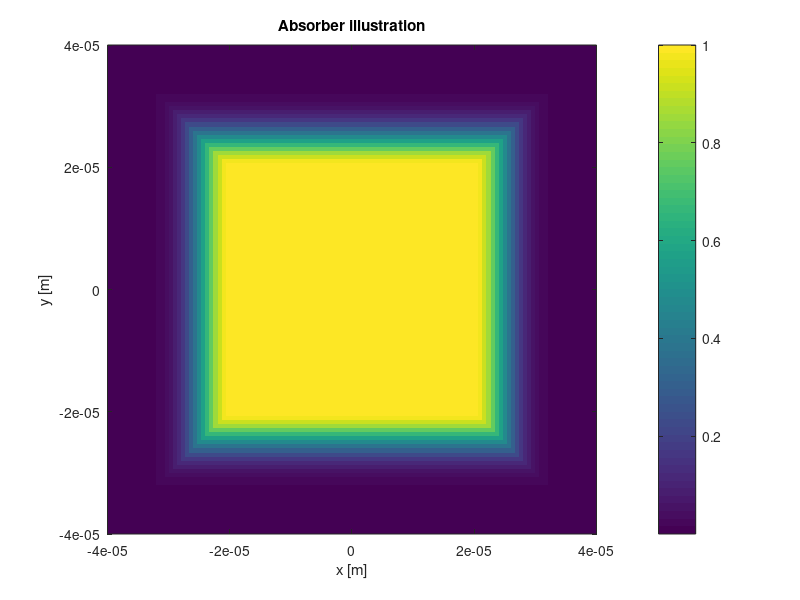
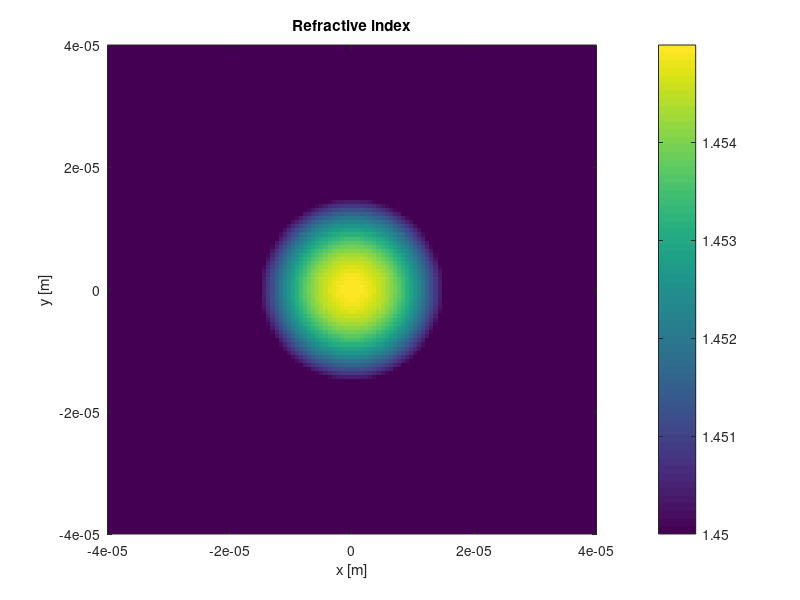
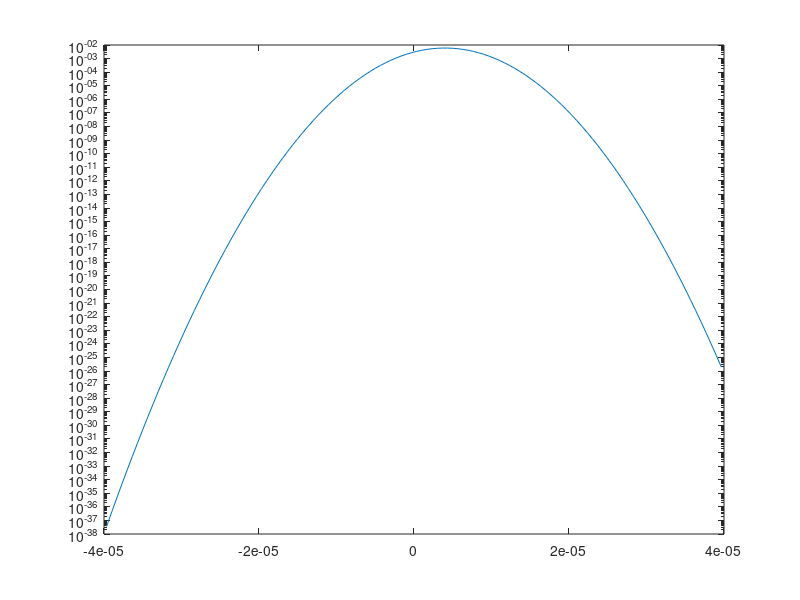

MATLAB code for these plots, in order: (Note: this script raises an error after producing the figures.)
% Author: Madhu Veettikazhy
% Date:12 November 2018
% Gaussian beam (CW) electric field propagation from the 
% through fibre using Finite Difference Beam Propagation Method
% in 2D
% Reference: An assessment of FD BPM method - Youngchul Chung
% ***************************************************************************************************
format long
format compact

%% User-specified general parameters
Lx_main = 40e-6;                                                     % [m] x side length of main area
Ly_main = 40e-6;                                                    % [m] y side length of main area
Lz = 0.003;                                                         % [m] z propagation distance
targetzstepsize = 1e-6;                                          % [m] z step size to aim for

Nx_main = 60;                                                        % x resolution of main area
Ny_main = 60;                                                             % y resolution of main area

lambda = 1e-6;                                                % [m] Wavelength 
w_0 = 1.3*5.275e-6;                                                       % [m] Initial waist plane 1/e^2 radius of the gaussian beam

updates = 100;          % Number of times to update plot. If set higher than nz (such as Inf), script will simply update every step.

absorbertype = 4; % 1: No absorber, 2: constant absorber, 3: linear absorber, 4: quadratic absorber
targetLx = 2*Lx_main; % [m] Full area x side length
targetLy = 2*Ly_main;    % [m] Full area y side length
alpha = 10e1; % [1/m] "Absorption coefficient", used for absorbertype 2
beta = 10e4; % [1/m^2] "Absorption coefficient" per unit length distance out from edge of main area, used for absorbertype 3
gamma = 3e16; % [1/m^3] "Absorption coefficient" per unit length distance out from edge of main area, squared, used for absorbertype 4

n_cladding = 1.45;
n_core = 1.455;
core_radius = 15e-6;
% expectedRayleighrange = pi*w_0^2/(lambda/n_core)
% expectedspotsize = w_0*sqrt(1+(Lz/expectedRayleighrange)^2)

%% Initialization of space and frequency grids
nz = round(Lz/targetzstepsize);                                       % Number of z steps

dx = Lx_main/Nx_main;
dy = Ly_main/Ny_main;
dz = Lz/nz;

nx = round(targetLx/dx);
if rem(nx,2) ~= rem(Nx_main,2)
    nx = nx + 1; % Ensure that if Nx_main was set odd (to have a x slice at the center), nx will also be odd
end
ny = round(targetLy/dy);
if rem(ny,2) ~= rem(Ny_main,2)
    ny = ny + 1; % Ensure that if Ny_main was set odd (to have a y slice at the center), ny will also be odd
end
Lx = nx*dx;
Ly = ny*dy;

x = dx*(-(nx-1)/2:(nx-1)/2);
y = dy*(-(ny-1)/2:(ny-1)/2);
[X,Y] = ndgrid(x,y);

switch absorbertype
    case 1
        absorber = ones(nx,ny);
    case 2
        absorber = ones(nx,ny);
        absorber(abs(X) > Lx_main/2 | abs(Y) > Ly_main/2) = exp(-dz*alpha);
    case 3
        absorber = exp(-dz*max(0,max(abs(Y) - Ly_main/2,abs(X) - Lx_main/2))*beta);
    case 4
        absorber = exp(-dz*max(0,max(abs(Y) - Ly_main/2,abs(X) - Lx_main/2)).^2*gamma);
end
absorb_column = absorber(:);
figure(1);clf;
imagesc(x,y,absorber.');
axis xy
axis equal
xlim([-Lx/2 Lx/2]);
ylim([-Ly/2 Ly/2]);
xlabel('x [m]');
ylabel('y [m]');
colorbar;
title('Absorber illustration');

k_0 = 2*pi/lambda;                                              % [m^-1] Wavenumber

%% Initialisation of optical fibre parameters
n_0 = n_core;
% n_mat = ones(nx,ny)*n_cladding;
% n_mat(sqrt((X-Lx_main/4).^2+Y.^2) < core_radius) = n_core;
% n_mat(sqrt((X+Lx_main/4).^2+Y.^2) < core_radius) = n_core;
% n_mat(abs(X-Lx_main/4) < core_radius & abs(Y) < core_radius) = n_core;
% n_mat(abs(X+Lx_main/4) < core_radius & abs(Y) < core_radius) = n_core;
% n_mat(sqrt(X.^2) > core_radius) = n_cladding;
n_mat = max(n_cladding,n_core-(n_core-n_cladding)/core_radius^2*(X.^2+Y.^2));
figure(2);clf;
imagesc(x,y,n_mat.');
axis xy
axis equal
xlim([-Lx/2 Lx/2]);
ylim([-Ly/2 Ly/2]);
colorbar;
xlabel('x [m]');
ylabel('y [m]');
title('Refractive index');

%% Beam initialization
% amplitude = exp(-((X-Lx_main/4).^2+Y.^2)/w_0^2) - exp(-((X+Lx_main/4).^2+Y.^2)/w_0^2);                             % Gaussian field amplitude
amplitude = exp(-((X-Lx_main/10).^2+Y.^2)/w_0^2);                             % Gaussian field amplitude
phase = 0*X;                                         % Phase
E = amplitude.*exp(1i*phase);                      % Electric field
E = E/sqrt(sum(abs(E(:)).^2));

%% Fibre propagation and plotting
%% Sequential method initialization
[nvec,~,invec] = uniquetol(n_mat);
ax = dz/(4i*dx^2*k_0*n_0);
ay = dz/(4i*dy^2*k_0*n_0);

%% Vectorized method initialization
% delta_n_2 = n.^2-n_0^2;                              %delta_n^2 in the expression for FD BPM
% delta_n_2_column = delta_n_2(:);                         %Converting from NxN square matrix to N^2x1 column matrix
% E_column=E_ref(:);                                                   %Converting 2D matrix into a column matrix
% N=nx*ny;                                                            %N*N - size of sparse matrices
% 
% ax = dz/(2*dx^2);
% ay = dz/(2*dy^2);
% b = dz*(1/dx^2+1/dy^2) - (k_0^2*dz/2).*delta_n_2_column + (2*1i*k_0*n_0);
% c = -dz*(1/dx^2+1/dy^2) + (k_0^2*dz/2).*delta_n_2_column+ (2*1i*k_0*n_0);
% M_i_lhs = sparse(1:N,1:N,b(1:N),N,N);
% M_iMinus1 = sparse(2:N,1:N-1,ax,N,N);
% M_iPlus1 = sparse(1:N-1,2:N,ax,N,N);
% for i=nx:nx:N-nx                                               %Dirichlet's boundary condition
%     M_iMinus1(i+1,i)=0;
%     M_iPlus1(i,i+1)=0;
% end
% 
% M_jMinus1 = sparse(nx+1:N,1:N-nx,ay,N,N);
% M_jPlus1 = sparse(1:N-nx,nx+1:N,ay,N,N);
% M_lhs = -M_iMinus1 - M_iPlus1 + M_i_lhs - M_jMinus1 - M_jPlus1;
% 
% M_i_rhs = sparse(1:N,1:N,c(1:N),N,N);
% M_rhs = M_iMinus1+M_iPlus1+M_i_rhs+M_jMinus1+M_jPlus1;

%% Figure initialization
figure(3);clf;
h_line = semilogy(x,abs(E(:,round((ny-1)/2+1)).').^2); 
h_title = title(['x intensity profile at z = 0 m (second moment radius = ' num2str(2*std(x,h_line.YData)) ' m)']);
line([-Lx_main/2 -Lx_main/2 NaN Lx_main/2 Lx_main/2],[ylim NaN ylim],'Linestyle','--','Color','k');
axis([min(x) max(x) 1e-9 1]);
xlabel('x [m]');
ylabel('Intensity [W/m^2]');

updatesliceindices = unique(round(linspace(0,nz,min(nz,updates))));
z_updates = dz*updatesliceindices;
nextupdatesliceindicesindex = 2;

figure(4);clf;
subplot(2,1,1);
hold on;
h_im1 = imagesc(x,y,abs(E.').^2);
axis xy;
axis equal;
xlim([-Lx/2 Lx/2]);
ylim([-Ly/2 Ly/2]);
colorbar;
caxis('manual');
xlabel('x [m]');
ylabel('y [m]');
title('Intensity [W/m^2]');
contour(X,Y,n_mat,(n_cladding+eps(n_cladding))*[1 1],'color','r','linestyle','--');
subplot(2,1,2);
hold on;
h_im2 = imagesc(x,y,angle(E.'));
axis xy;
axis equal;
xlim([-Lx/2 Lx/2]);
ylim([-Ly/2 Ly/2]);
colorbar;
caxis([-pi pi]);
contour(X,Y,n_mat,(n_cladding+eps(n_cladding))*[1 1],'color','r','linestyle','--');
xlabel('x [m]');
ylabel('y [m]');
title('Phase [rad]');

powers = NaN(1,min(nz,updates));
powers(1) = sum(abs(E(:)).^2);
figure(5);clf;
plot(z_updates,powers,'YDataSource','powers','linewidth',2);
xlim([0 Lz]);
xlabel('Propagation distance [m]');
ylabel('Relative power remaining');

%% Sequential method execution
multiplier = exp(-1i*dz*k_0*(n_mat.^2 - n_0^2)/n_0).*absorber;
d = zeros(nx,ny);
b = zeros(max(nx,ny),1);
for zidx = 1:nz
    %% Explicit part of step 1
    for iy = 1:ny
        for ix = 1:nx % construct d, the right hand side of the system of linear equations
            delta = 0;
            if ix ~= 1;  delta = delta +   ax*(E(ix-1,iy)-E(ix,iy)); end
            if ix ~= nx; delta = delta +   ax*(E(ix+1,iy)-E(ix,iy)); end
            if iy ~= 1;  delta = delta + 2*ay*(E(ix,iy-1)-E(ix,iy)); end
            if iy ~= ny; delta = delta + 2*ay*(E(ix,iy+1)-E(ix,iy)); end
            d(ix,iy) = E(ix,iy) + delta;
        end
    end

    %% Implicit part of step 1, Thomas algorithm along x, sweeps up from 2 to nx and then down from nx to 1
    for iy = 1:ny
        % Forward sweep, index 1 and 2:
        b(1) = 1 + ax;
        w = -ax/b(1);
        b(2) = 1 + 2*ax + w*ax;
        d(2,iy) = d(2,iy) - w*d(1,iy);
        % Forward sweep, indices 3 to nx-1:
        for ix = 3:nx-1
            w = -ax/b(ix-1);
            b(ix) = 1 + 2*ax;
            b(ix) = b(ix) + w*ax;
            d(ix,iy) = d(ix,iy) - w*d(ix-1,iy);
        end
        % Forward sweep, index nx:
        w = -ax/b(nx-1);
        b(nx) = 1 + ax;
        b(nx) = b(nx) + w*ax;
        d(nx,iy) = d(nx,iy) - w*d(nx-1,iy);

        % Back sweep, index nx:
        d(nx,iy) = d(nx,iy)/b(nx);
        % Back sweep, indices nx-1 to 2:
        for ix = nx-1:-1:2
            d(ix,iy) = (d(ix,iy) + ax*d(ix+1,iy))/b(ix);
        end
        % Back sweep, index 1:
        d(1,iy) = (d(1,iy) + ax*d(2,iy))/b(1);
    end
    
    %% Explicit part of step 2
    for iy = 1:ny
        for ix = 1:nx % construct d, the right hand side of the system of linear equations
            i = sub2ind([nx,ny],ix,iy);
            delta = 0;
            if iy ~= 1;  delta = delta - ay*(E(ix,iy-1)-E(ix,iy)); end
            if iy ~= ny; delta = delta - ay*(E(ix,iy+1)-E(ix,iy)); end
            d(ix,iy) = d(ix,iy) + delta;
        end
    end
    
    %% Implicit part of step 2, Thomas algorithm along y, sweeps up from 2 to ny and then down from ny to 1
    for ix = 1:nx
        % Forward sweep, index 2:
        b(1) = 1 + ay;
        w = -ay/b(1);
        b(2) = 1 + 2*ay + w*ay;
        d(ix,2) = d(ix,2) - w*d(ix,1);
        % Forward sweep, indices 3 to ny-1:
        for iy = 3:ny-1
            w = -ay/b(iy-1);
            b(iy) = 1 + 2*ay;
            b(iy) = b(iy) + w*ay;
            d(ix,iy) = d(ix,iy) - w*d(ix,iy-1);
        end
        % Forward sweep, index ny:
        w = -ay/b(ny-1);
        b(ny) = 1 + ay;
        b(ny) = b(ny) + w*ay;
        d(ix,ny) = d(ix,ny) - w*d(ix,ny-1);

        % Back sweep, index ny:
        E(ix,ny) = d(ix,ny)/b(ny);
        % Back sweep, indices ny-1 to 2:
        for iy = ny-1:-1:2
            E(ix,iy) = (d(ix,iy) + ay*E(ix,iy+1))/b(iy);
        end
        % Back sweep, index 1:
        E(ix,1) = (d(ix,1) + ay*E(ix,2))/b(1);
    end
    E = E.*multiplier;

    if zidx == updatesliceindices(nextupdatesliceindicesindex)
        powers(nextupdatesliceindicesindex) = sum(abs(E(:)).^2);
        h_line.YData = abs(E(:,round((ny-1)/2+1))).^2;
        h_title.String = ['x intensity profile at z = ' num2str(zidx*dz,'%.1e') ' m (second moment radius = ' num2str(2*std(x,h_line.YData),'%.6e') ' m)'];
        h_im1.CData = abs(E.').^2;
        h_im2.CData = angle(E.');
        refreshdata(5);
        drawnow;
        nextupdatesliceindicesindex = nextupdatesliceindicesindex + 1;
    end
end


%% Vectorized method execution
% tic
% for zidx = 1:nz
%     RHS = M_rhs*E_column;
%     E_column = M_lhs\RHS;
%     E_column=E_column.*absorb_column;
%     if zidx == updatesliceindices(nextupdatesliceindicesindex)
%         E_2D = reshape(E_column, [nx ny]);
%         h_line.YData = abs(E_2D(:,round((ny-1)/2+1))).^2;
%         h_title.String = ['x intensity profile at z = ' num2str(zidx*dz,'%.1e') ' m (second moment radius = ' num2str(2*std(x,h_line.YData),'%.6e') ' m)'];
%         h_im.CData = abs(E_2D.').^2;
% 
%         nextupdatesliceindicesindex = nextupdatesliceindicesindex + 1;
%         drawnow;
%     end
% end
% toc
